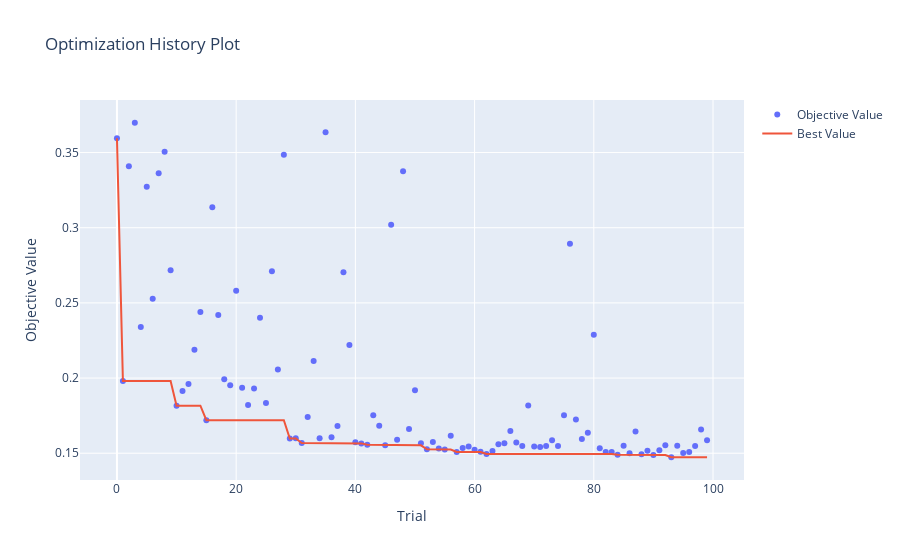

Notebook source saved alongside this figure:
### Code cell
from optuna.visualization import plot_optimization_history
plot_optimization_history(study)
